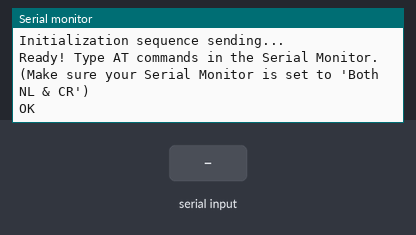
This sketch was run on a simulated ESP32. On the bench: the last lines printed to the serial monitor. Inputs (shaded band) come from the test bench. The modem accepts every AT command (registered, SIM ready, sends succeed) and sends nothing else.

Above: at 2.7 s.
2.8 s: "1" received over the second serial link
At 3.7 s:
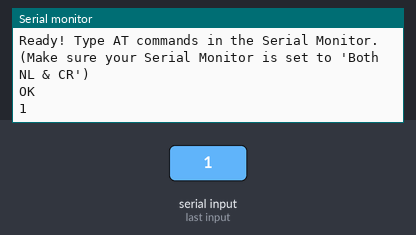
4.3 s: "0" received over the second serial link
At 4.8 s:
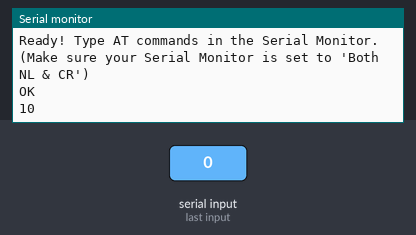

The sketch:

sim800l_test.ino
```cpp
/*
  SIM800L Serial Passthrough & Diagnostic Test
  ============================================
  This sketch bridges the USB Serial Monitor to HardwareSerial 2 on the ESP32.
  It allows you to type AT commands directly into the Serial Monitor to test
  the SIM800L module manually.

  WIRING:
  - SIM800L TXD -> ESP32 GPIO 16 (RX2)
  - SIM800L RXD -> ESP32 GPIO 17 (TX2)
  - SIM800L GND -> ESP32 GND (Must be shared with 4.40V PSU GND)
*/

#define SIM800L_RX 16 // ESP32 RX2
#define SIM800L_TX 17 // ESP32 TX2

HardwareSerial sim800l(2);

void setup() {
  Serial.begin(115200);
  delay(1000);

  // Initialize communication with the SIM800L at 9600 baud
  // (9600 is the most common default for SIM800L modules)
  sim800l.begin(9600, SERIAL_8N1, SIM800L_RX, SIM800L_TX);

  Serial.println("\n============================================");
  Serial.println("     SIM800L AT Command Passthrough         ");
  Serial.println("============================================");
  Serial.println("Initialization sequence sending...");

  // Send a basic AT command to see if it responds
  sim800l.println("AT");
  delay(500);

  Serial.println("Ready! Type AT commands in the Serial Monitor.");
  Serial.println("(Make sure your Serial Monitor is set to 'Both NL & CR')\n");
}

void loop() {
  // Read from SIM800L and send to PC
  while (sim800l.available()) {
    Serial.write(sim800l.read());
  }

  // Read from PC and send to SIM800L
  while (Serial.available()) {
    sim800l.write(Serial.read());
  }
}
```

Measured:
- after the input at 2.8 s, the serial monitor: prints a new line at once (image 1)
- after the input at 4.3 s, the serial monitor: prints a new line at once (image 2)
